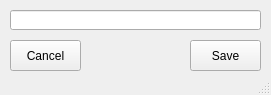
<?xml version="1.0" encoding="UTF-8"?>
<ui version="4.0">
 <class>MainWindow</class>
 <widget class="QMainWindow" name="MainWindow">
  <property name="geometry">
   <rect>
    <x>0</x>
    <y>0</y>
    <width>271</width>
    <height>95</height>
   </rect>
  </property>
  <property name="windowTitle">
   <string>MainWindow</string>
  </property>
  <widget class="QWidget" name="centralwidget">
   <widget class="QPushButton" name="create_button">
    <property name="geometry">
     <rect>
      <x>190</x>
      <y>40</y>
      <width>71</width>
      <height>31</height>
     </rect>
    </property>
    <property name="text">
     <string>Save</string>
    </property>
   </widget>
   <widget class="QPushButton" name="cancel_button">
    <property name="geometry">
     <rect>
      <x>10</x>
      <y>40</y>
      <width>71</width>
      <height>31</height>
     </rect>
    </property>
    <property name="text">
     <string>Cancel</string>
    </property>
   </widget>
   <widget class="QLineEdit" name="lineEdit">
    <property name="geometry">
     <rect>
      <x>10</x>
      <y>10</y>
      <width>251</width>
      <height>20</height>
     </rect>
    </property>
   </widget>
  </widget>
  <widget class="QStatusBar" name="statusbar"/>
 </widget>
 <resources/>
 <connections/>
</ui>
